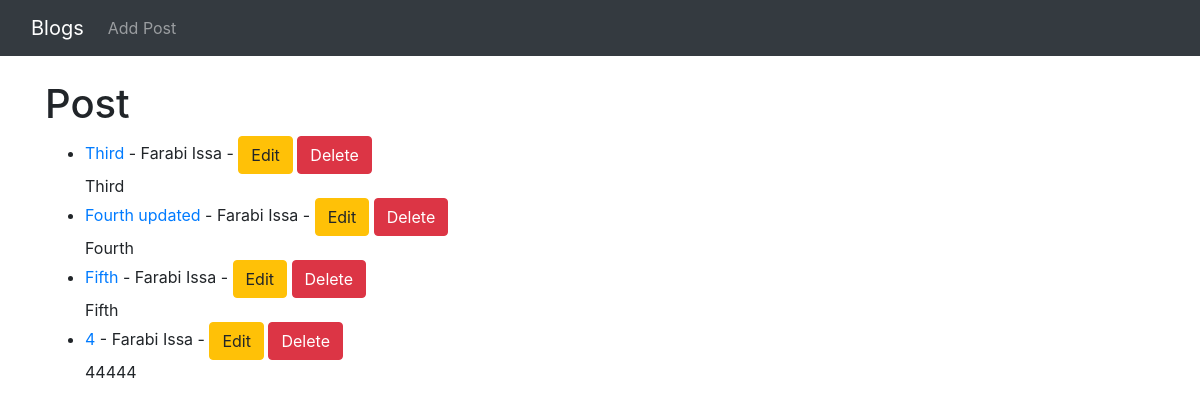
Before: / with the older database file.
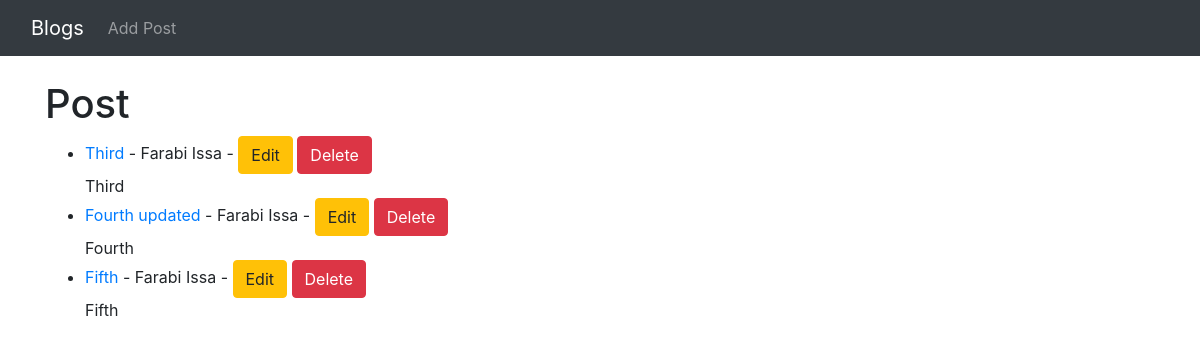
After: the same page with the newer database file.
### theblog/models.py (models this page shows, shortened)
class Post(models.Model):
	title = models.CharField(max_length=255)
	title_tag = models.CharField(max_length=255)
	author = models.ForeignKey(User, on_delete=models.CASCADE)
	body = models.TextField()

### theblog/views.py (the view)
# urls.py: path('', HomeView.as_view(), name="home"),
class HomeView(ListView):
	model = Post
	template_name = 'home.html'

### theblog/templates/home.html
{% extends 'base.html' %}
{% block content %}
<h1>Post</h1>
<ul>
{% for post in object_list %}
	<li><a href="{% url 'article-detail' post.pk %}">{{ post.title }}</a> - {{ post.author.first_name }}
	{{ post.author.last_name }} -
		<a href="{% url 'update_post' post.pk %}" class="btn btn-warning">Edit</a>
		<a href="{% url 'delete_post' post.pk %}" class="btn btn-danger">Delete</a><br/>
	{{ post.body }}</li>
{% endfor%}
</ul
{% endblock %}

### theblog/templates/base.html (shortened to what this page needs)
<!doctype html>
<html lang="en">
  <head>
    <link rel="stylesheet" href="https://cdn.jsdelivr.net/npm/bootstrap@4.1.3/dist/css/bootstrap.min.css">
  </head>
  <body>
    <nav class="navbar navbar-expand-lg navbar-dark bg-dark">
  <div class="container-fluid">
    <a class="navbar-brand" href="{% url 'home' %}">Blogs</a>
    <div class="collapse navbar-collapse" id="navbarSupportedContent">
      <ul class="navbar-nav me-auto mb-2 mb-lg-0">
        <li class="nav-item">
          <a class="nav-link" href="{% url 'add_post' %}">Add Post</a>
        </li>
      </ul>
    </div>
  </div>
</nav>
    <br/>
    <div class="container">
    {% block content %}
    {% endblock %}
    </div>
  </body>
</html>

Changed rows visible on the page:
removed Post: title "4", author.first_name "Farabi", author.last_name "Issa", body "44444"
